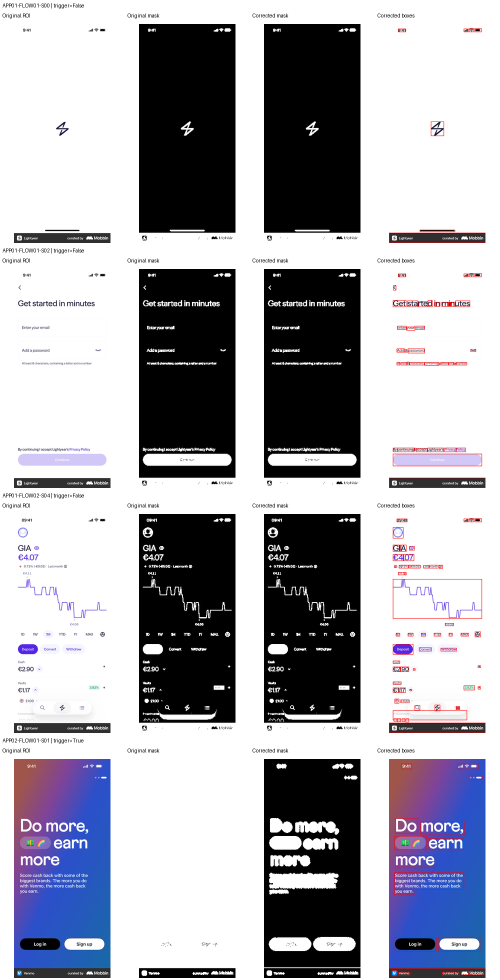
#> input picture run_01/contact_sheet_1.png, 1000 x 1960 px (shown at 1/2 size)
$ python -i extract_features.py   (imports and definitions only)
#> lines starting #> are read from the running program, lines starting #| are printed output that depends on the picture; after the words box and inside, x2 and y2 are one past the last pixel; in counts of white or black regions, pixels touching at a corner belong together
"""Reproducible visual feature extraction; see README.md for definitions."""
import argparse
import csv
from dataclasses import asdict, dataclass
import json
from pathlib import Path

import cv2
import numpy as np
from PIL import Image, ImageOps
from sklearn.cluster import KMeans
from threadpoolctl import threadpool_limits


# One immutable set of settings keeps preprocessing consistent across screenshots.
@dataclass(frozen=True)
class Config:
    # Longest processed side, in pixels; aspect ratio is preserved.
    max_dimension: int = 512
    # Fixed initialization makes clustering repeatable in the same environment.
    seed: int = 42
    # RGB-distance cutoff for foreground; this is a heuristic, not a learned boundary.
    background_distance: float = 25.0
    # Ignore smaller components for boxes/layout, but keep them in coverage.
    min_component_area: int = 12
    # Odd Gaussian window size and its standard deviation, followed by Canny thresholds.
    blur_kernel: int = 5
    blur_sigma: float = 1.0
    canny_low: int = 50
    canny_high: int = 150


# Decode one image and return (RGB array, oriented original width/height).
# [17 lines left out: function load_image, not called in this run]


# Compute one screenshot's features; also return masks for visual inspection.
def extract(rgb, config=Config()):
    height, width = rgb.shape[:2]
#> height = 1960; width = 1000
    # Flatten pixels to RGB rows, then retain each unique color and its frequency.
    colors, counts = np.unique(rgb.reshape(-1, 3), axis=0, return_counts=True)
    # Weighting unique colors preserves the full-pixel clustering objective without duplicates.
    with threadpool_limits(limits=1):
        # Use at most five clusters, and never request more clusters than unique colors.
        model = KMeans(n_clusters=min(5, len(colors)), init='k-means++',
                       random_state=config.seed, n_init=10, algorithm='lloyd')
        model.fit(colors.astype(float), sample_weight=counts)
    # Sum pixel counts assigned to each cluster, then normalize to proportions summing to one.
    weights = np.bincount(model.labels_, weights=counts, minlength=model.n_clusters)
#> weights = [1222654, 525203, 109880, 35757, 66506]
    weights /= weights.sum()
#> weights = [0.624, 0.268, 0.0561, 0.0182, 0.0339]
    centers = np.clip(model.cluster_centers_, 0, 255)
#> centers = [[253.9, 253.7, 254.2], [0.237, 0.237, 0.256], [52.02, 83.53, 189.7], [52.05, 50.24, 51.33], [156.8, 93.62, 123.9]]
    # Float RGB in [0,1] gives standard Lab; [None] temporarily adds an image-row dimension.
    lab = cv2.cvtColor((centers.astype(np.float32) / 255)[None], cv2.COLOR_RGB2LAB)[0]
#> lab = [[99.5, 0.0938, -0.234], [0, 0, 0], [38.95, 25.53, -59.14], [20.97, 1.28, -0.609], [47.52, 30.09, -5.95]]
    # Sort most common colors first; RGB values break equal-proportion ties deterministically.
    order = sorted(range(len(weights)), key=lambda i: (-weights[i], *centers[i]))
#> order = [0, 1, 2, 4, 3]
    palette = [dict(rgb=centers[i].tolist(), lab=lab[i].tolist(), proportion=float(weights[i])) for i in order]
#> palette = 5 items
    # shortcut: one dominant border color assumes a mostly uniform background; review photo/gradient screens.
    # Read the perimeter once per pixel: top/bottom rows plus side columns excluding corners.
    border = np.concatenate([rgb[0], rgb[-1], rgb[1:-1, 0], rgb[1:-1, -1]])
    # Coarse RGB bins group nearly equal perimeter colors; the most frequent bin wins.
    quantized = border // 16
    bins, frequencies = np.unique(quantized, axis=0, return_counts=True)
#> bins = [[15, 15, 15]]; frequencies = [5916]
    dominant = bins[np.argmax(frequencies)]
#> dominant = [15, 15, 15]
    # Estimate background from the original colors in that bin, not its quantized values.
    background = np.median(border[np.all(quantized == dominant, axis=1)], axis=0)
#> background = [255, 255, 255]
    # Float subtraction avoids uint8 wraparound; distance above the cutoff becomes foreground 1.
    mask = (np.linalg.norm(rgb.astype(float) - background, axis=2) > config.background_distance).astype(np.uint8)
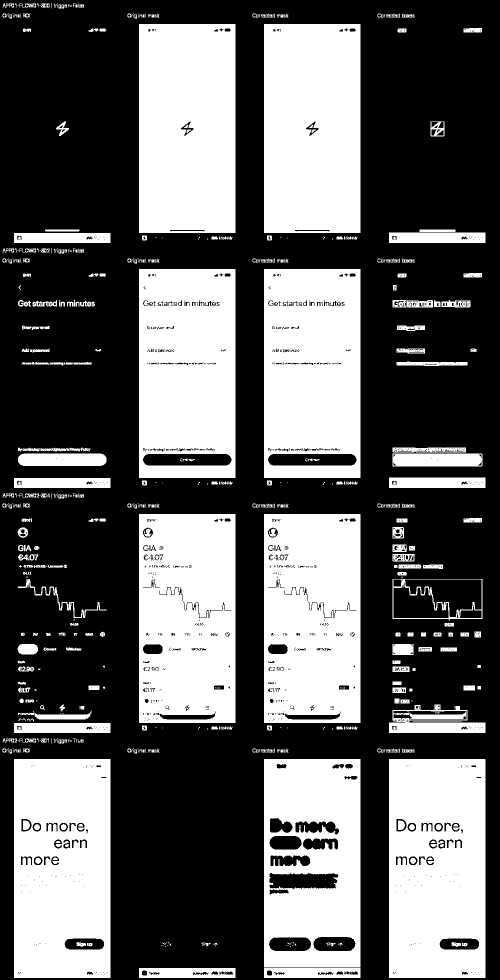
#> mask: shape (1960, 1000) (shown at 1/2 size); values 0 (black) and 1 (white), 39.1% white; 594 white regions (255 under 20 px), largest, box (x1, y1, x2, y2) and area: (778, 1518, 971, 1956) 80245, (28, 1518, 221, 1956) 80237, (278, 48, 471, 466) 80116
    # Edges are an independent feature: grayscale -> blur to reduce noise -> Canny.
    gray = cv2.cvtColor(rgb, cv2.COLOR_RGB2GRAY)
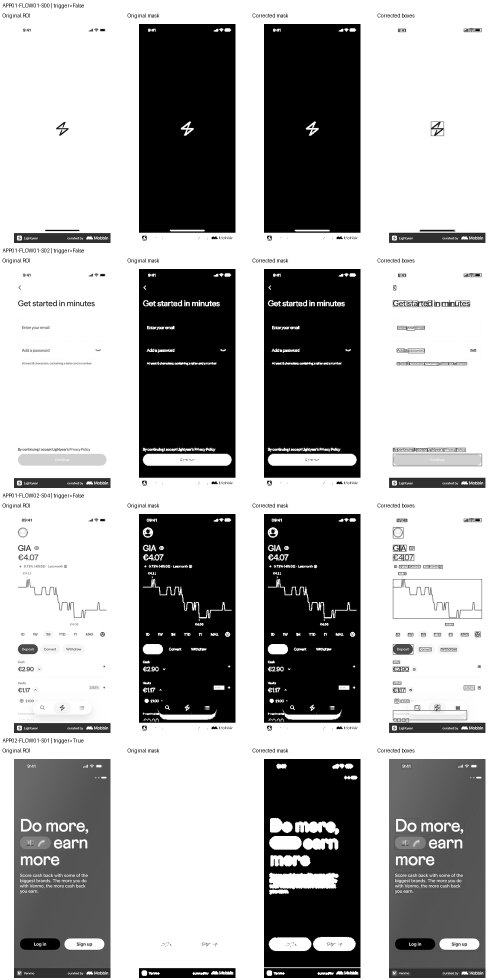
#> gray: shape (1960, 1000) (shown at 1/2 size); min 0, max 255, mean 168.1
    blurred = cv2.GaussianBlur(gray, (config.blur_kernel, config.blur_kernel), config.blur_sigma)
    edges = cv2.Canny(blurred, config.canny_low, config.canny_high)
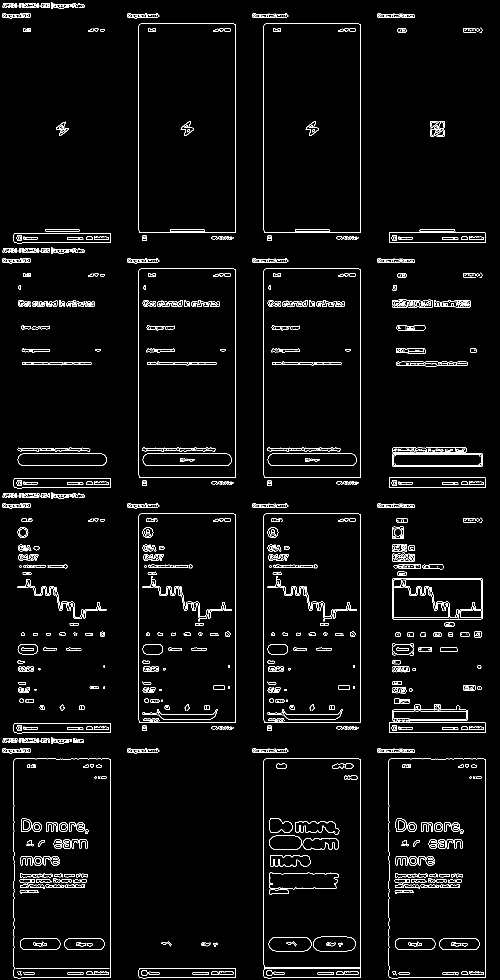
#> edges: shape (1960, 1000) (shown at 1/2 size); 3.2% white in thin lines or dots
    # Eight-connectivity joins side/corner neighbors; stats contains x, y, width, height, area.
    _, _, stats, _ = cv2.connectedComponentsWithStats(mask, connectivity=8)
#> stats = 595 rows, first 6: [0, 0, 1000, 1960, 1193466], [5, 7, 12, 8, 48], [18, 7, 10, 8, 51], [30, 7, 3, 8, 13], [39, 7, 5, 8, 16], [45, 7, 27, 8, 124]
    boxes = []
    # One binary rectangle-union mask prevents overlapping boxes from being counted twice.
    union = np.zeros_like(mask)
    # Label zero is background; inspect only foreground components.
    for x, y, w, h, area in stats[1:]:
        if area >= config.min_component_area:
            # Store top-left and exclusive bottom-right coordinates normalized to [0,1].
            boxes.append([float(x / width), float(y / height), float((x+w) / width), float((y+h) / height)])
            # Fill the complete bounding rectangle, including empty space inside it.
            union[y:y+h, x:x+w] = 1
#> this loop made 594 passes
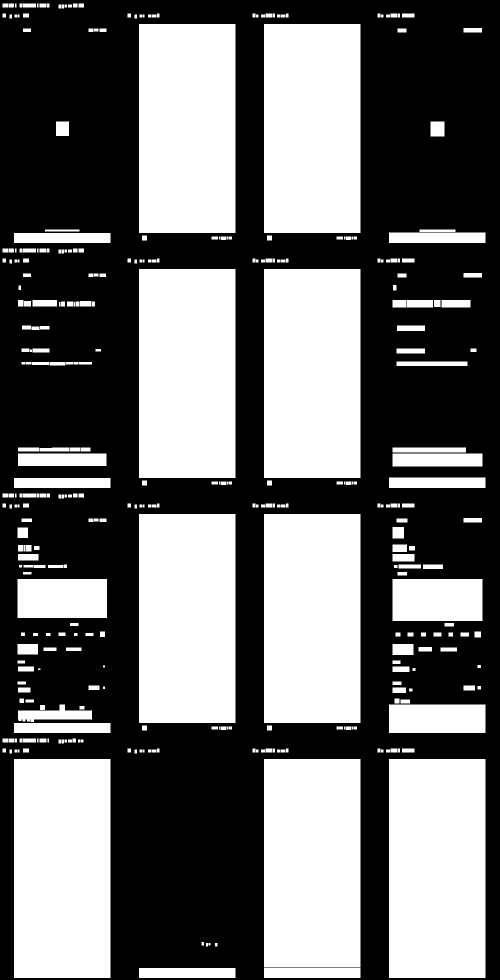
#> union: shape (1960, 1000) (shown at 1/2 size); values 0 (black) and 1 (white), 43.5% white; 349 white regions (9 under 20 px), largest, box (x1, y1, x2, y2) and area: (28, 1518, 221, 1956) 84534, (778, 1518, 971, 1956) 84534, (278, 48, 471, 466) 80674
#> after the loop, boxes = 393 items, first 6: [0.005, 0.00357, 0.017, 0.00765], [0.018, 0.00357, 0.028, 0.00765], [0.03, 0.00357, 0.033, 0.00765], [0.039, 0.00357, 0.044, 0.00765], [0.045, 0.00357, 0.072, 0.00765], [0.074, 0.00357, 0.077, 0.00765]
    # Five x boundaries and nine y boundaries define four columns and eight rows.
    xs, ys = np.linspace(0, width, 5, dtype=int), np.linspace(0, height, 9, dtype=int)
#> xs = [0, 250, 500, 750, 1000]
    # A binary cell mean is its occupied-pixel fraction; output order is left-to-right, top-to-bottom.
    layout = [float(union[ys[r]:ys[r+1], xs[c]:xs[c+1]].mean()) for r in range(8) for c in range(4)]
#> layout = 32 values, max 0.759 at index 28, min 0.00467 at index 25, mean 0.435
    # Return JSON-friendly values; coverage counts foreground pixels, edges counts detected edges.
    return dict(palette=palette, background_rgb=background.tolist(),
                foreground_coverage=float(mask.mean()), edge_density=float((edges > 0).mean()),
                boxes=boxes, layout=layout), mask, edges


# Write a six-panel diagnostic image; drawing never modifies the source screenshot.
# [97 lines left out: functions visualize, run, not called in this run]


# This block runs only when invoked as a script, not when imported in a notebook/test.
# [16 lines not run here, left out]

>>> import cv2
>>> picture = cv2.cvtColor(cv2.imread('../run_01/contact_sheet_1.png'), cv2.COLOR_BGR2RGB)
>>> result = extract(picture)

$ run again, on run_01/contact_sheet_3.png
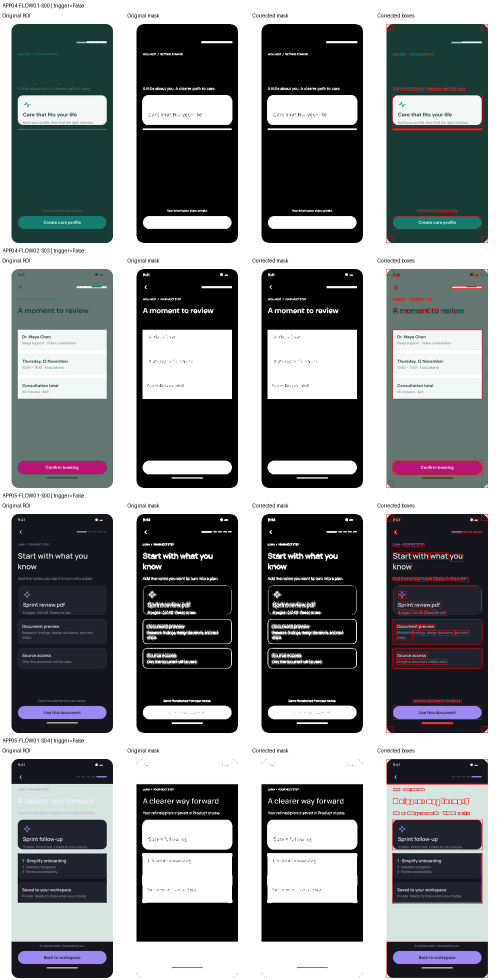
#> input picture run_01/contact_sheet_3.png, 1000 x 1960 px (shown at 1/2 size)
#> in extract, `weights = np.bincount(model.labels_, weights=counts, minlength=model.n..`: weights = [396938, 811725, 472814, 172674, 105849]
#> in extract, `weights /= weights.sum()`: weights = [0.203, 0.414, 0.241, 0.0881, 0.054]
#> centers = [[26.07, 39.06, 42.83], [253.9, 254.3, 254.2], [0.394, 0.379, 0.458], [109.8, 106, 108.6], [201.4, 205.1, 219]]
#> lab = [[14.61, -4.2, -4.38], [99.62, -0.156, -0.0469], [0, 0, 0], [45.1, 2.17, -1.11], [82.42, 1.48, -7.3]]
#> order = [1, 2, 0, 3, 4]
#> palette = 5 items
#> bins = [[15, 15, 15]]; frequencies = [5916]
#> dominant = [15, 15, 15]
#> background = [255, 255, 255]
#> mask: shape (1960, 1000); values 0 (black) and 1 (white), 58.9% white; 1481 black regions (1306 under 20 px), largest, box (x1, y1, x2, y2) and area: (0, 0, 1000, 1960) 580550, (285, 660, 464, 798) 24311, (535, 660, 714, 798) 24311
#> in extract, `edges = cv2.Canny(blurred, config.canny_low, config.canny_high)`:
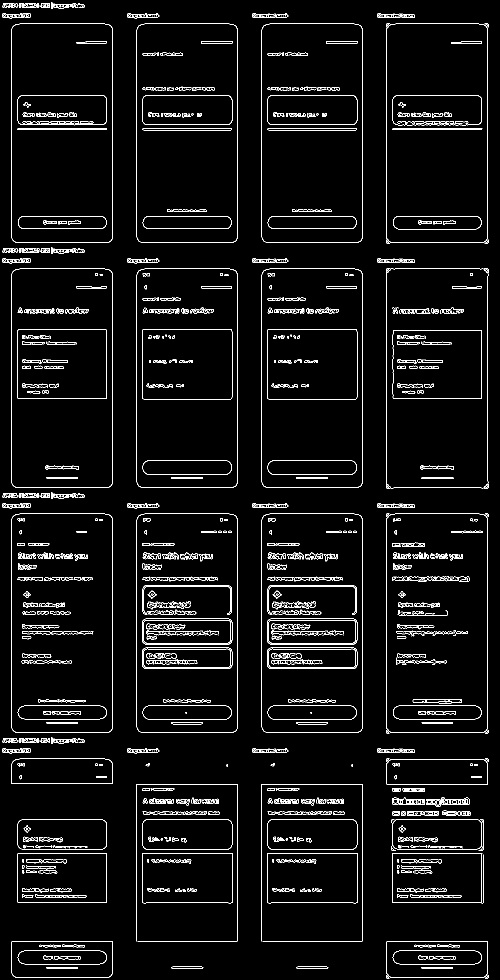
#> edges: shape (1960, 1000) (shown at 1/2 size); 4.3% white in thin lines or dots
#> stats = 745 rows, first 6: [0, 0, 1000, 1960, 804623], [5, 7, 12, 8, 48], [18, 7, 10, 8, 51], [29, 7, 9, 8, 24], [39, 7, 5, 8, 16], [45, 7, 27, 8, 124]
#> the loop in extract, `for x, y, w, h, area in stats[1:]:` made 744 passes
#> after the loop in extract, `for x, y, w, h, area in stats[1:]:`:
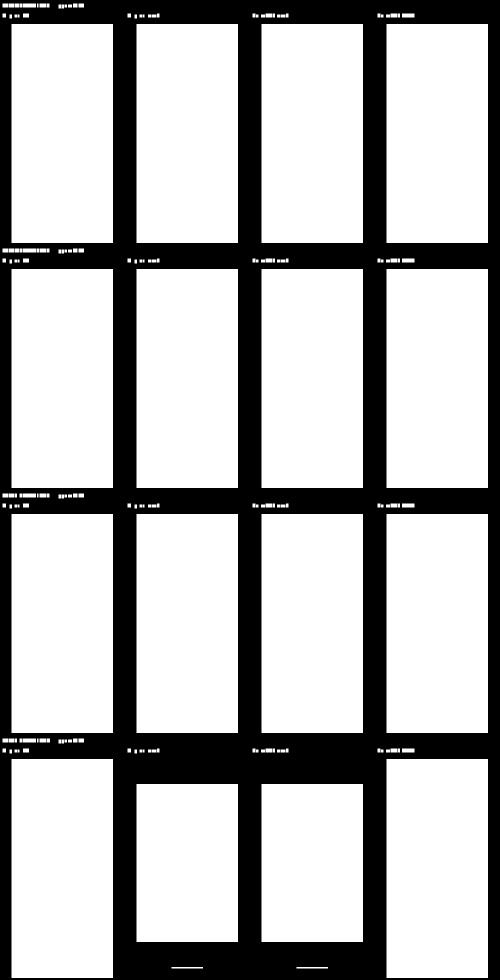
#> union: shape (1960, 1000) (shown at 1/2 size); values 0 (black) and 1 (white), 70.6% white; 1 black region, box (x1, y1, x2, y2) and area: (0, 0, 1000, 1960) 576946
#> after the loop in extract, `for x, y, w, h, area in stats[1:]:`: boxes = 326 items, first 6: [0.005, 0.00357, 0.017, 0.00765], [0.018, 0.00357, 0.028, 0.00765], [0.029, 0.00357, 0.038, 0.00765], [0.039, 0.00357, 0.044, 0.00765], [0.045, 0.00357, 0.072, 0.00765], [0.074, 0.00357, 0.077, 0.00765]
#> layout = 32 values, max 0.799 at index 4, min 0.492 at index 25, mean 0.706
